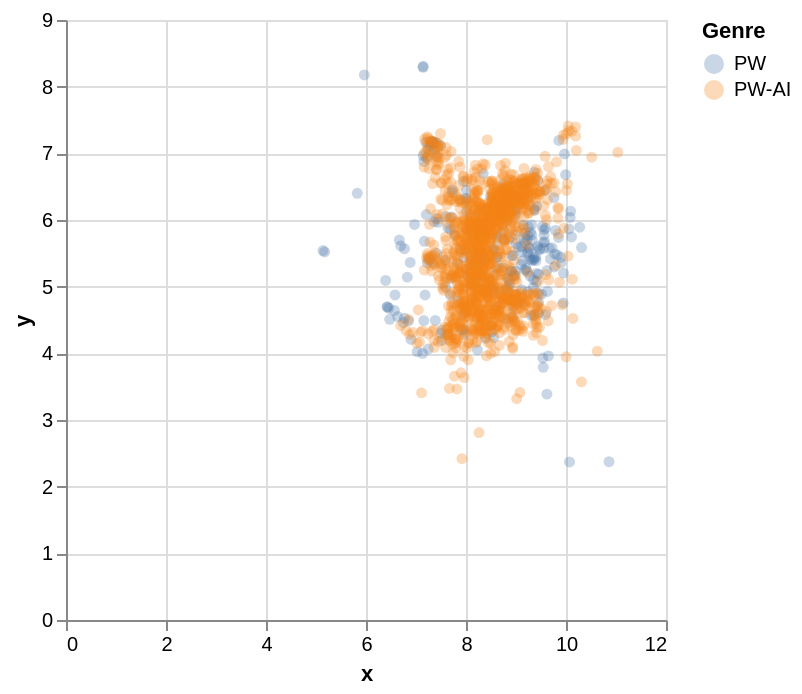

Here is the notebook cell this chart was saved with:
### Code cell
# interactive vis
chart = alt.Chart(plot_data.loc[
        (plot_data.Category=='FIC') & \
        ~(plot_data.Prize.isna()) & \
        ~(plot_data.Prompt=='Basic')
        ]).mark_point(
    opacity=0.3, # Set a fixed opacity
    filled=True, # Optional, points are filled by default
    ).encode(
        x='x',
        y='y',
        color='Genre',
        tooltip=[
            'Category', 'Genre', 'Pubdate', 'Author_First_Reviewed',
            'Author_Last_Reviewed', 'Work_Title', 'Prize',
            'Author_Gender', 'Author_Nationality'] # Display these fields in the tooltip on mouseover
).interactive()
chart.save('../figures/embeddings_pw_with_gen.html')
chart.display()

### Figure 1 — Vega specification as saved in the notebook (floating-point values rounded to 4 significant figures; data arrays with more than 128 entries replaced by an {"elided": "..."} marker saying what was removed)
{"$schema": "https://vega.github.io/schema/vega/v6.json", "data": [{"name": "param_1e9efca18e7a2868_store"}, {"name": "source_0", "values": {"elided": "1658 records"}}, {"name": "source_0_x_domain_x", "values": [{"min": 5.141, "max": 11.03}]}, {"name": "source_0_y_domain_y", "values": [{"min": 2.371, "max": 8.306}]}, {"name": "source_0_color_domain_Genre", "values": [{"Genre": "PW"}, {"Genre": "PW-AI"}]}], "signals": [{"name": "unit", "value": {}, "on": [{"events": "pointermove", "update": "isTuple(group()) ? group() : unit"}]}, {"name": "param_1e9efca18e7a2868", "update": "vlSelectionResolve(\"param_1e9efca18e7a2868_store\", \"union\")"}, {"name": "param_1e9efca18e7a2868_x", "on": [{"events": [{"source": "view", "type": "dblclick"}], "update": "null"}, {"events": {"signal": "param_1e9efca18e7a2868_translate_delta"}, "update": "panLinear(param_1e9efca18e7a2868_translate_anchor.extent_x, -param_1e9efca18e7a2868_translate_delta.x / width)"}, {"events": {"signal": "param_1e9efca18e7a2868_zoom_delta"}, "update": "zoomLinear(domain(\"x\"), param_1e9efca18e7a2868_zoom_anchor.x, param_1e9efca18e7a2868_zoom_delta)"}]}, {"name": "param_1e9efca18e7a2868_y", "on": [{"events": [{"source": "view", "type": "dblclick"}], "update": "null"}, {"events": {"signal": "param_1e9efca18e7a2868_translate_delta"}, "update": "panLinear(param_1e9efca18e7a2868_translate_anchor.extent_y, param_1e9efca18e7a2868_translate_delta.y / height)"}, {"events": {"signal": "param_1e9efca18e7a2868_zoom_delta"}, "update": "zoomLinear(domain(\"y\"), param_1e9efca18e7a2868_zoom_anchor.y, param_1e9efca18e7a2868_zoom_delta)"}]}, {"name": "param_1e9efca18e7a2868_tuple", "on": [{"events": [{"signal": "param_1e9efca18e7a2868_x || param_1e9efca18e7a2868_y"}], "update": "param_1e9efca18e7a2868_x && param_1e9efca18e7a2868_y ? {unit: \"\", fields: param_1e9efca18e7a2868_tuple_fields, values: [param_1e9efca18e7a2868_x,param_1e9efca18e7a2868_y]} : null"}]}, {"name": "param_1e9efca18e7a2868_tuple_fields", "value": [{"field": "x", "channel": "x", "type": "R"}, {"field": "y", "channel": "y", "type": "R"}]}, {"name": "param_1e9efca18e7a2868_translate_anchor", "value": {}, "on": [{"events": [{"source": "scope", "type": "pointerdown"}], "update": "{x: x(unit), y: y(unit), extent_x: domain(\"x\"), extent_y: domain(\"y\")}"}]}, {"name": "param_1e9efca18e7a2868_translate_delta", "value": {}, "on": [{"events": [{"source": "window", "between": [{"source": "scope", "type": "pointerdown"}, {"source": "window", "type": "pointerup"}], "type": "pointermove", "consume": true}], "update": "{x: param_1e9efca18e7a2868_translate_anchor.x - x(unit), y: param_1e9efca18e7a2868_translate_anchor.y - y(unit)}"}]}, {"name": "param_1e9efca18e7a2868_zoom_anchor", "on": [{"events": [{"source": "scope", "consume": true, "type": "wheel"}], "update": "{x: invert(\"x\", x(unit)), y: invert(\"y\", y(unit))}"}]}, {"name": "param_1e9efca18e7a2868_zoom_delta", "on": [{"events": [{"source": "scope", "type": "wheel", "consume": true}], "update": "pow(1.001, event.deltaY * pow(16, event.deltaMode))", "force": true}]}, {"name": "param_1e9efca18e7a2868_modify", "on": [{"events": {"signal": "param_1e9efca18e7a2868_tuple"}, "update": "modify(\"param_1e9efca18e7a2868_store\", param_1e9efca18e7a2868_tuple, true)"}]}], "marks": [{"type": "symbol", "name": "marks", "from": {"data": "source_0"}, "encode": {"update": {"opacity": {"value": 0.3}, "x": {"field": "x", "scale": "x"}, "fill": {"field": "Genre", "scale": "color"}, "y": {"field": "y", "scale": "y"}, "tooltip": {"signal": "{\"Category\": isValid(datum[\"Category\"]) ? datum[\"Category\"] : \"\"+datum[\"Category\"], \"Genre\": isValid(datum[\"Genre\"]) ? datum[\"Genre\"] : \"\"+datum[\"Genre\"], \"Pubdate\": format(datum[\"Pubdate\"], \"\"), \"Author_First_Reviewed\": isValid(datum[\"Author_First_Reviewed\"]) ? datum[\"Author_First_Reviewed\"] : \"\"+datum[\"Author_First_Reviewed\"], \"Author_Last_Reviewed\": isValid(datum[\"Author_Last_Reviewed\"]) ? datum[\"Author_Last_Reviewed\"] : \"\"+datum[\"Author_Last_Reviewed\"], \"Work_Title\": isValid(datum[\"Work_Title\"]) ? datum[\"Work_Title\"] : \"\"+datum[\"Work_Title\"], \"Prize\": isValid(datum[\"Prize\"]) ? datum[\"Prize\"] : \"\"+datum[\"Prize\"], \"Author_Gender\": isValid(datum[\"Author_Gender\"]) ? datum[\"Author_Gender\"] : \"\"+datum[\"Author_Gender\"], \"Author_Nationality\": isValid(datum[\"Author_Nationality\"]) ? datum[\"Author_Nationality\"] : \"\"+datum[\"Author_Nationality\"]}"}}}, "clip": true, "style": ["point"], "interactive": true}], "scales": [{"name": "x", "type": "linear", "domain": [{"signal": "(data(\"source_0_x_domain_x\")[0] || {}).min"}, {"signal": "(data(\"source_0_x_domain_x\")[0] || {}).max"}], "range": [0, {"signal": "width"}], "nice": true, "zero": true, "domainRaw": {"signal": "param_1e9efca18e7a2868[\"x\"]"}}, {"name": "y", "type": "linear", "domain": [{"signal": "(data(\"source_0_y_domain_y\")[0] || {}).min"}, {"signal": "(data(\"source_0_y_domain_y\")[0] || {}).max"}], "range": [{"signal": "height"}, 0], "domainRaw": {"signal": "param_1e9efca18e7a2868[\"y\"]"}, "nice": true, "zero": true}, {"name": "color", "type": "ordinal", "domain": {"data": "source_0_color_domain_Genre", "field": "Genre", "sort": true}, "range": "category"}], "axes": [{"scale": "x", "labels": false, "aria": false, "tickCount": {"signal": "ceil(width/40)"}, "minExtent": 0, "ticks": false, "domain": false, "orient": "bottom", "maxExtent": 0, "gridScale": "y", "grid": true, "zindex": 0}, {"scale": "y", "gridScale": "x", "orient": "left", "aria": false, "maxExtent": 0, "zindex": 0, "grid": true, "tickCount": {"signal": "ceil(height/40)"}, "labels": false, "ticks": false, "domain": false, "minExtent": 0}, {"scale": "x", "grid": false, "tickCount": {"signal": "ceil(width/40)"}, "labelFlush": true, "labelOverlap": true, "zindex": 0, "orient": "bottom", "title": "x"}, {"scale": "y", "labelOverlap": true, "orient": "left", "grid": false, "tickCount": {"signal": "ceil(height/40)"}, "title": "y", "zindex": 0}], "legends": [{"fill": "color", "symbolType": "circle", "title": "Genre", "encode": {"symbols": {"update": {"opacity": {"value": 0.3}}}}}], "style": "cell", "background": "white", "width": 300, "padding": 5, "height": 300}
